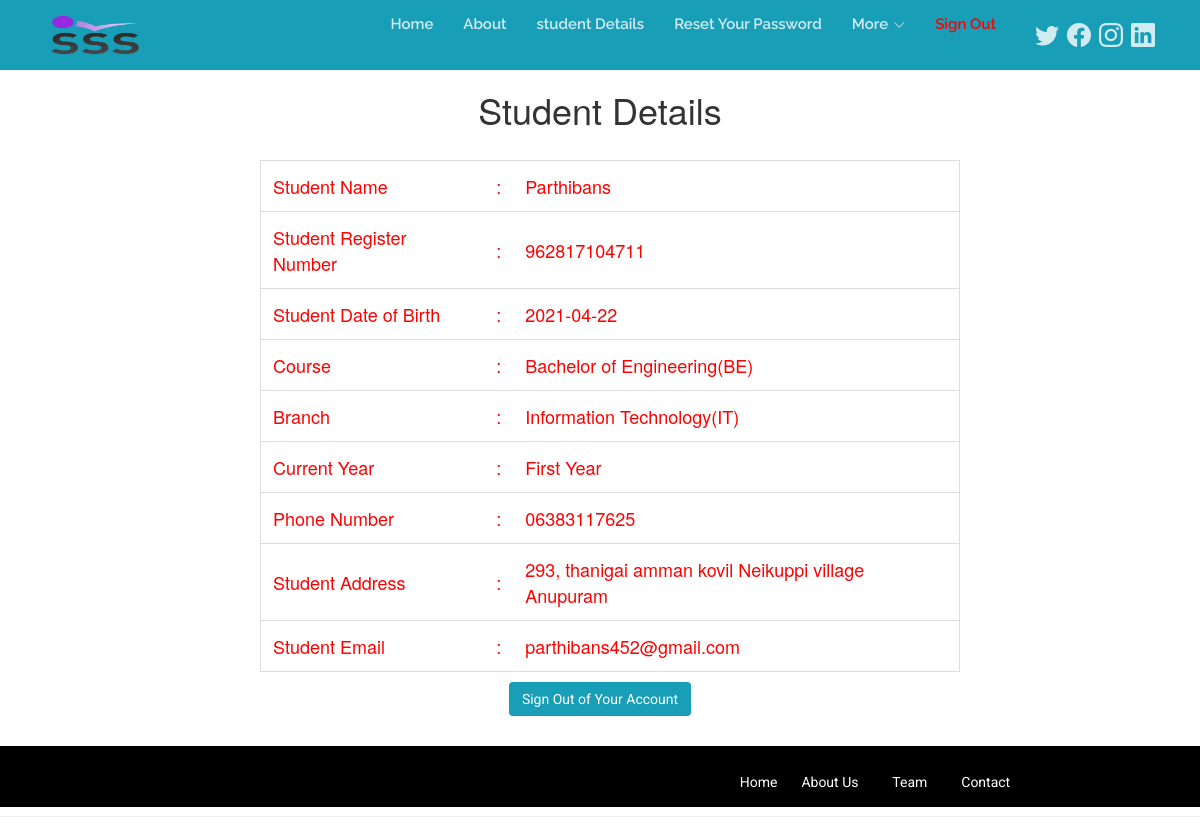
Page /student/studentinfo.php (signed in) on the committed database.
### tables this page shows
CREATE TABLE `students` (
  `ID` int(11) NOT NULL,
  `regno` varchar(255) DEFAULT NULL,
  `sname` varchar(255) DEFAULT NULL,
  `dob` varchar(255) DEFAULT NULL,
  `course` varchar(255) DEFAULT NULL,
  `branch` varchar(255) DEFAULT NULL,
  `syear` varchar(255) DEFAULT NULL,
  `balance` int(11) DEFAULT NULL,
  `phno` text DEFAULT NULL,
  `stu_address` varchar(255) DEFAULT NULL,
  `email` text DEFAULT NULL,
  `password` varchar(255) DEFAULT NULL,
  `submitted_time` timestamp NOT NULL DEFAULT current_timestamp() ON UPDATE current_timestamp()
);

### student/studentinfo.php (the view, shortened to what this page needs)
<?php
function decrypt($ivHashCiphertext, $password) {
    $method = "AES-256-CBC";
    $iv = substr($ivHashCiphertext, 0, 16);
    $hash = substr($ivHashCiphertext, 16, 32);
    $ciphertext = substr($ivHashCiphertext, 48);
    $key = hash('sha256', $password, true);
    return openssl_decrypt($ciphertext, $method, $key, OPENSSL_RAW_DATA, $iv);
  }
require_once "config.php";
$sql = "SELECT * FROM students WHERE id=:id";
$query = $pdo->prepare($sql);
$query->execute(array(':id' => $_SESSION["id"]));
$row = $query->fetch(PDO::FETCH_ASSOC);
?>
<link rel="stylesheet" href="search.css">
    <div>
        <?php include_once("Navigation.php")  ?>
    <div class="page-header" align="center">
    <h1>Student Details</h1>
     <table id="myTable" style="width:700px">
    <tr>
    <td>Student Name<td>:<td><?php echo decrypt(base64_decode(($row['sname'])),'ucensss');   ?>
    </tr>
    <tr>
    <td>Student Register Number<td>:<td><?php echo $row['regno'] ?>
    </tr>
    <tr>
    <td>Student Date of Birth<td>:<td><?php echo $row['dob'] ?>
    </tr>
    <tr>
    <td>Course<td>:<td><?php echo $row['course'] ?>
    </tr>
    <tr>
    <td>Branch<td>:<td><?php echo $row['branch'] ?>
    </tr>
    <tr>
    <td>Current Year<td>:<td><?php echo $row['syear'] ?>
    </tr>
    <tr>
    <td>Phone Number<td>:<td><?php echo decrypt(base64_decode(($row['phno'])),'ucensss');  ?>
    </tr>
    <tr>
    <td>Student Address<td>:<td><?php echo $row['stu_address'] ?>
    </tr>
    <tr>
    <td>Student Email<td>:<td><?php echo decrypt(base64_decode(($row['email'])),'ucensss'); ?>
    </tr>
    </table>
    <p>
       <center> <a href="logout.php" class="btn small">Sign Out of Your Account</a></center>
    </p><br/>
    <div>
    <?php include_once("Footer.php") ?>
    </div>

### student/search.css (style rules this page uses)
h1 { padding:20px; }
* { box-sizing: border-box; }
#myTable { border-collapse: collapse; width: 95%; border: 1px solid #ddd; font-size: 18px; margin-left:20px; }
#myTable td { text-align: left; padding: 12px; }
#myTable tr { border-bottom: 1px solid #ddd; color:red; }

### student/assets/css/style.css (style rules this page uses)
h1, h2, h3, h4, h5, h6 { font-family: "Raleway", Helvetica, Arial, sans-serif; }
p { line-height: 1.55; color: #333; font-size: 400; font-family: "Raleway", Helvetica, Arial, sans-serif; }
h1 { font-size: 62px; }
a { transition: 0.5s; text-decoration: none; color: #199EB8; }
.btn { background-color: #199EB8; font-family: "Roboto", Helvetica, Arial, sans-serif; font-weight: 800; color: #fff; padding: 15px 45px; border-radius: 50px; }

### student/studentinfo.php (style rules this page uses)
body { font: 14px sans-serif;background-color:lightblue }

### rows in the picture
students: sname "Parthibans", regno "962817104711", dob "2021-04-22", course "Bachelor of Engineering(BE)", branch "Information Technology(IT)", syear "First Year", phno "06383117625", stu_address "293, thanigai amman kovil Neikuppi village Anupuram", email "parthibans452@gmail.com"
